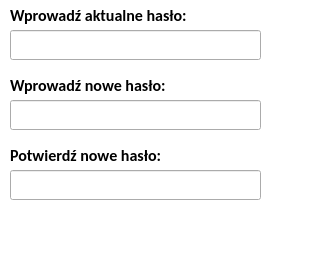
<?xml version="1.0" encoding="UTF-8"?>
<ui version="4.0">
 <class>ChangePasswordDialog</class>
 <widget class="QDialog" name="ChangePasswordDialog">
  <property name="geometry">
   <rect>
    <x>0</x>
    <y>0</y>
    <width>330</width>
    <height>260</height>
   </rect>
  </property>
  <property name="windowTitle">
   <string>Zmiana hasła</string>
  </property>
  <property name="windowIcon">
   <iconset resource="resources.qrc">
    <normaloff>:/images/images/icon.ico</normaloff>:/images/images/icon.ico</iconset>
  </property>
  <property name="styleSheet">
   <string notr="true">QDialog {
background-color: rgb(255, 255, 255);
}


QMessageBox QPushButton:hover {
border-radius: 5px;
background: rgb(255,140,0);
}

QMessageBox QPushButton{
color: white;
border-radius: 5px;
background: qlineargradient(x1:0, y1:0, x2:0, y2:1,
   stop: 0 rgba(255,140,0), stop: 0.7 rgb(255,105,0));
min-height: 30px;
min-width: 70px;
}

QMessageBox QPushButton:pressed {
color: white;
border-radius: 5px;
background: rgb(255,105,0);
}
</string>
  </property>
  <widget class="QLineEdit" name="leOldPassword">
   <property name="geometry">
    <rect>
     <x>10</x>
     <y>30</y>
     <width>251</width>
     <height>30</height>
    </rect>
   </property>
   <property name="font">
    <font>
     <family>Calibri</family>
     <pointsize>12</pointsize>
    </font>
   </property>
  </widget>
  <widget class="QLabel" name="label_1">
   <property name="geometry">
    <rect>
     <x>10</x>
     <y>70</y>
     <width>251</width>
     <height>31</height>
    </rect>
   </property>
   <property name="font">
    <font>
     <family>Calibri</family>
     <pointsize>12</pointsize>
     <weight>75</weight>
     <bold>true</bold>
    </font>
   </property>
   <property name="text">
    <string>Wprowadź nowe hasło:</string>
   </property>
  </widget>
  <widget class="QLineEdit" name="leNewPassword">
   <property name="geometry">
    <rect>
     <x>10</x>
     <y>100</y>
     <width>251</width>
     <height>30</height>
    </rect>
   </property>
   <property name="font">
    <font>
     <family>Calibri</family>
     <pointsize>12</pointsize>
    </font>
   </property>
  </widget>
  <widget class="QLabel" name="label">
   <property name="geometry">
    <rect>
     <x>10</x>
     <y>0</y>
     <width>251</width>
     <height>31</height>
    </rect>
   </property>
   <property name="font">
    <font>
     <family>Calibri</family>
     <pointsize>12</pointsize>
     <weight>75</weight>
     <bold>true</bold>
    </font>
   </property>
   <property name="text">
    <string>Wprowadź aktualne hasło:</string>
   </property>
  </widget>
  <widget class="QLabel" name="label_2">
   <property name="geometry">
    <rect>
     <x>10</x>
     <y>140</y>
     <width>251</width>
     <height>31</height>
    </rect>
   </property>
   <property name="font">
    <font>
     <family>Calibri</family>
     <pointsize>12</pointsize>
     <weight>75</weight>
     <bold>true</bold>
    </font>
   </property>
   <property name="text">
    <string>Potwierdź nowe hasło:</string>
   </property>
  </widget>
  <widget class="QLineEdit" name="leNewPasswordAgain">
   <property name="geometry">
    <rect>
     <x>10</x>
     <y>170</y>
     <width>251</width>
     <height>30</height>
    </rect>
   </property>
   <property name="font">
    <font>
     <family>Calibri</family>
     <pointsize>12</pointsize>
    </font>
   </property>
  </widget>
  <widget class="QPushButton" name="pushButtonConfirm">
   <property name="geometry">
    <rect>
     <x>220</x>
     <y>220</y>
     <width>105</width>
     <height>35</height>
    </rect>
   </property>
   <property name="font">
    <font>
     <family>Calibri</family>
     <pointsize>12</pointsize>
     <italic>false</italic>
    </font>
   </property>
   <property name="styleSheet">
    <string notr="true">QPushButton:hover {
border-radius: 5px;
background: rgb(0,190,0);
}

QPushButton{
color: white;
border-radius: 5px;
background: qlineargradient(x1:0, y1:0, x2:0, y2:1,
   stop: 0 rgba(0,190,0), stop: 0.7 rgb(0,150,0));
}

QPushButton:pressed {
color: white;
border-radius: 5px;
background: rgb(0,150,0);
}
</string>
   </property>
   <property name="text">
    <string>Zatwierdź</string>
   </property>
  </widget>
  <widget class="QPushButton" name="pushButtonCancel">
   <property name="geometry">
    <rect>
     <x>110</x>
     <y>220</y>
     <width>105</width>
     <height>35</height>
    </rect>
   </property>
   <property name="font">
    <font>
     <family>Calibri</family>
     <pointsize>12</pointsize>
    </font>
   </property>
   <property name="styleSheet">
    <string notr="true">QPushButton:hover {
border-radius: 5px;
background: rgb(255,102,102);
}

QPushButton{
color: white;
border-radius: 5px;
background: qlineargradient(x1:0, y1:0, x2:0, y2:1,
   stop: 0 rgba(255,102,102), stop: 0.7 rgb(255,50,50));
}

QPushButton:pressed {
color: white;
border-radius: 5px;
background: rgb(255,50,50);
}
</string>
   </property>
   <property name="text">
    <string>Anuluj</string>
   </property>
  </widget>
 </widget>
 <resources>
  <include location="resources.qrc"/>
 </resources>
 <connections/>
</ui>
